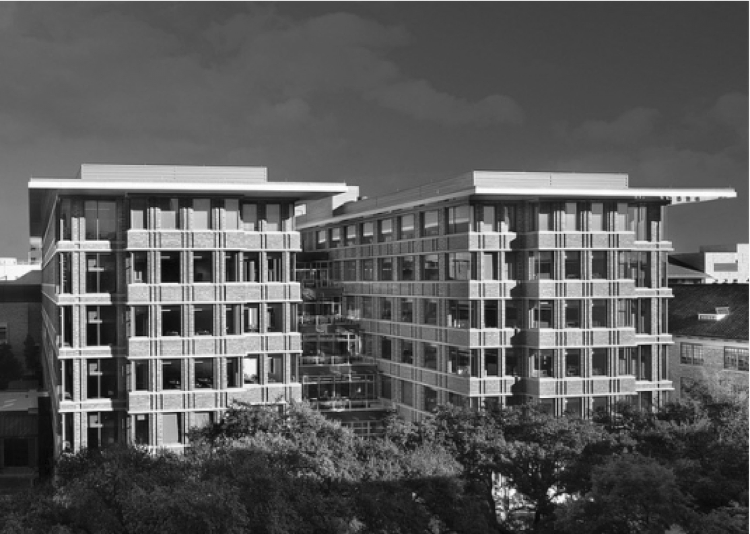
%> input picture laff-linear-algebra/LAFF-2.0xM/Programming/Week11/building.png, 750 x 534 px
$ octave CompressPicture.m   (GNU Octave 9; MATLAB toolbox functions it lacks are replaced by stand-ins)
%> lines starting %> are read from the running program, lines starting %| are printed output that depends on the picture
% Close all figures
close all

% Read the picture in building.png into matrix B
[ B, map ] = imread( 'building.png' );
%> B is the input picture: size 534x750 uint8; min 1, max 255, mean 90.9
%> map = []

% Show the picture in a figure
imshow( B );

% Choose the (approximate) number of columns you want to use for the
% aproximation.
k = 30;

% Extract the number of rows and columns in B
[ m, n ] = size( B )
%> m = 534; n = 750

% B starts as an integer array.  To do the computations, we need to
% make it into floating point numbers.

B = double( B );
%> B: size 534x750 double

% Pick A as the matrix consisting of about k equally spaced columns of
% B.
stride = round( n / k );
%> stride = 25
A = B( :, 1:stride:n );
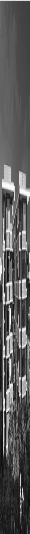
%> A: size 534x30 double; min 9, max 255, mean 89.7

% Replace the comments below with their respective operations from the notebook

C = A' * A;


V = A' * B;


% Overwrite C with its LU factorization
% C = LU_unb_var5(C);

% Extract the unit lower triangular matrix L and upper triangular matrix U.
% L = tril( C, -1 ) + eye( size( C ) );
% U = triu( C );

L = chol(C, 'lower');
U = L';

% Solve L(UX) = V, overwriting V with X
V = L \ V;
V = U \ V;

% Create a new figure in which you show the approximated picture.  Notice
% that A and V are matrices of doubles, which much be converted to unsigned
% 8 byte integers for imshow to work.
figure
imshow( uint8( A * V ) );
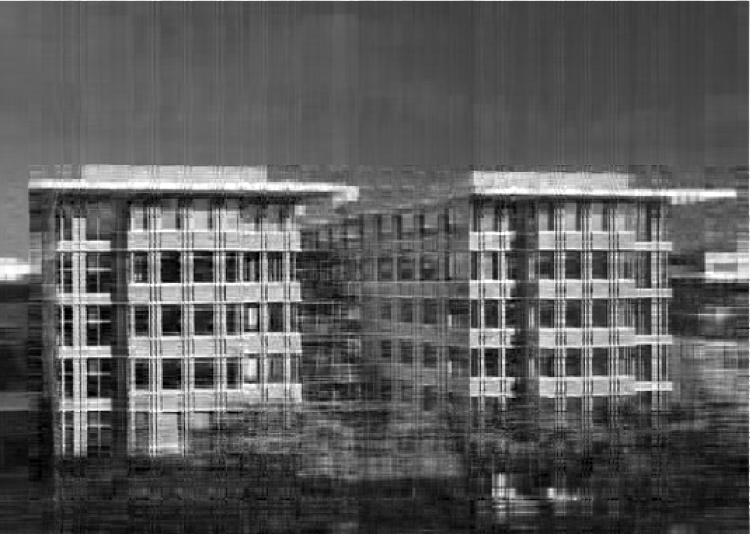
%> displayed picture: size 534x750, on the screen's scale of 0 to 255; min 0, max 255, mean 90.9

% The two figures may be on top of each other.  You may have to move the
% second one next to the first one.

% Play around by changing the number of columns you use for the
% approximation!
